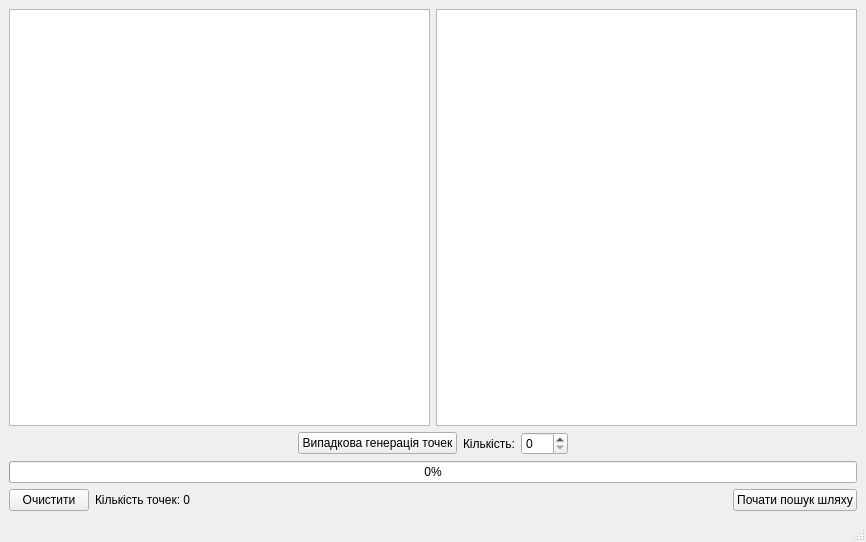
<?xml version="1.0" encoding="UTF-8"?>
<ui version="4.0">
 <class>MainWindow</class>
 <widget class="QMainWindow" name="MainWindow">
  <property name="geometry">
   <rect>
    <x>0</x>
    <y>0</y>
    <width>866</width>
    <height>542</height>
   </rect>
  </property>
  <property name="windowTitle">
   <string>MainWindow</string>
  </property>
  <widget class="QWidget" name="centralwidget">
   <layout class="QGridLayout" name="gridLayout">
    <item row="0" column="0">
     <layout class="QVBoxLayout" name="verticalLayout">
      <item>
       <layout class="QHBoxLayout" name="horizontalLayout_2">
        <item>
         <widget class="QGraphicsView" name="graphicsView">
          <property name="minimumSize">
           <size>
            <width>400</width>
            <height>300</height>
           </size>
          </property>
          <property name="verticalScrollBarPolicy">
           <enum>Qt::ScrollBarAlwaysOff</enum>
          </property>
          <property name="horizontalScrollBarPolicy">
           <enum>Qt::ScrollBarAlwaysOff</enum>
          </property>
         </widget>
        </item>
        <item>
         <widget class="QTextEdit" name="textEdit">
          <property name="minimumSize">
           <size>
            <width>250</width>
            <height>300</height>
           </size>
          </property>
         </widget>
        </item>
       </layout>
      </item>
      <item>
       <layout class="QHBoxLayout" name="horizontalLayout_4">
        <item>
         <spacer name="horizontalSpacer_3">
          <property name="orientation">
           <enum>Qt::Horizontal</enum>
          </property>
          <property name="sizeHint" stdset="0">
           <size>
            <width>40</width>
            <height>20</height>
           </size>
          </property>
         </spacer>
        </item>
        <item>
         <widget class="QPushButton" name="pushButton_3">
          <property name="text">
           <string>Випадкова генерація точек</string>
          </property>
         </widget>
        </item>
        <item>
         <widget class="QLabel" name="label_2">
          <property name="text">
           <string>Кількість:</string>
          </property>
         </widget>
        </item>
        <item>
         <widget class="QSpinBox" name="spinBox">
          <property name="maximum">
           <number>999</number>
          </property>
         </widget>
        </item>
        <item>
         <spacer name="horizontalSpacer_2">
          <property name="orientation">
           <enum>Qt::Horizontal</enum>
          </property>
          <property name="sizeHint" stdset="0">
           <size>
            <width>40</width>
            <height>20</height>
           </size>
          </property>
         </spacer>
        </item>
       </layout>
      </item>
      <item>
       <widget class="QProgressBar" name="progressBar">
        <property name="value">
         <number>0</number>
        </property>
       </widget>
      </item>
      <item>
       <layout class="QHBoxLayout" name="horizontalLayout">
        <item>
         <widget class="QPushButton" name="pushButton">
          <property name="text">
           <string>Очистити</string>
          </property>
         </widget>
        </item>
        <item>
         <widget class="QLabel" name="label">
          <property name="text">
           <string>Кількість точек: 0</string>
          </property>
         </widget>
        </item>
        <item>
         <spacer name="horizontalSpacer">
          <property name="orientation">
           <enum>Qt::Horizontal</enum>
          </property>
          <property name="sizeHint" stdset="0">
           <size>
            <width>181</width>
            <height>20</height>
           </size>
          </property>
         </spacer>
        </item>
        <item>
         <widget class="QPushButton" name="pushButton_2">
          <property name="text">
           <string>Почати пошук шляху</string>
          </property>
         </widget>
        </item>
       </layout>
      </item>
     </layout>
    </item>
   </layout>
  </widget>
  <widget class="QMenuBar" name="menubar">
   <property name="geometry">
    <rect>
     <x>0</x>
     <y>0</y>
     <width>866</width>
     <height>25</height>
    </rect>
   </property>
  </widget>
  <widget class="QStatusBar" name="statusbar"/>
 </widget>
 <resources/>
 <connections/>
</ui>
